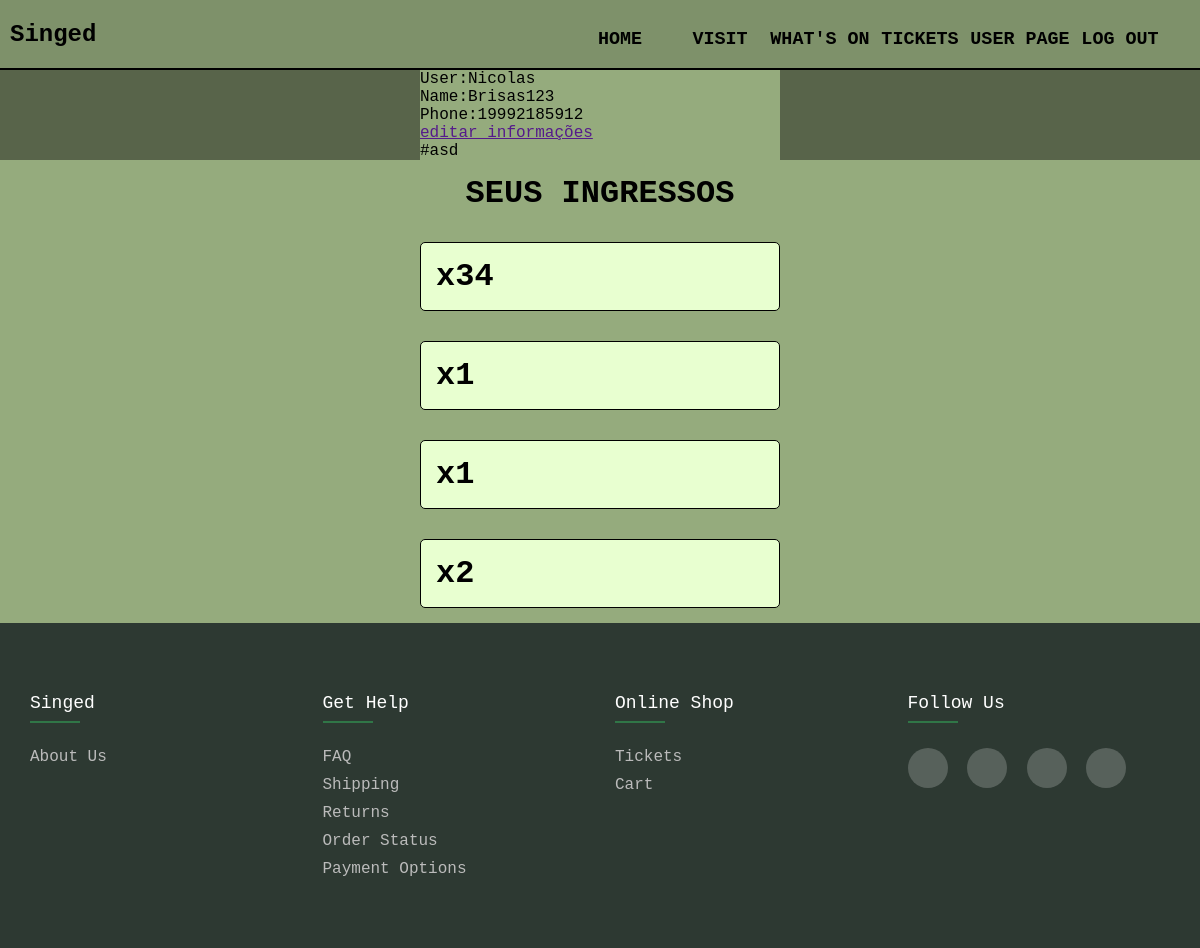
Page /views/userPage.php (signed in) on the committed database.
### tables this page shows
CREATE TABLE `users` (
  `id` int(11) NOT NULL,
  `user` varchar(200) NOT NULL,
  `name` varchar(200) NOT NULL,
  `email` varchar(200) NOT NULL,
  `phone` varchar(200) NOT NULL,
  `pass` varchar(200) NOT NULL,
  `admin` bit(1) NOT NULL
);

CREATE TABLE `tickets` (
  `id` int(11) NOT NULL,
  `price` decimal(7,2) NOT NULL,
  `event_id` int(11) DEFAULT NULL,
  `date_added` datetime NOT NULL DEFAULT current_timestamp(),
  `user_id` int(11) DEFAULT NULL,
  `amount` int(11) NOT NULL
);

### models/lib/Database.php (called while the page is built, shortened)
<?php
class Database
{
    public Object $conn;
    public function setConnection() : bool
    {
        try
        {
            $this->conn = new PDO('mysql:host=localhost;dbname=pjt','root','');
                if($this->conn)
                    return true;
                else
                    return false;
        }catch(PDOException $err)
        {
            echo $err->getMessage();
            return false;
        }
    }
    public function select($table,$rows = "*",$where = null)
    {
        $query = "SELECT ";
        if($rows != "*")
        {
            $count = count($rows);
            foreach($rows as $index => $r)
            {
                $query.=$r;
                if($index !== $count-1)
                    $query.=",";
            }
        }
        else
        {
            $query.=$rows;
        }
        $query.= " FROM ".$table;
        if($where != null)
        {
            $query.=" WHERE ".$where[0]." ".$where[1]." :value ;" ;
        }
        try {
        $stmt = $this->conn->prepare($query);
        if($where !=null){
            if(gettype($where[2]) == 'integer')
                $stmt->bindParam(':value',$where[2],PDO::PARAM_INT);
        }
            if($stmt->execute()){
                $res = $stmt->fetchAll(PDO::FETCH_ASSOC);
                return $res;
            }
            else
            {
                return [];
            }
        } catch (PDOException $e) {
           echo $e->getMessage();
        }
    }
}

### controllers/UserController.php (called while the page is built, shortened)
<?php
include_once '../models/User.php';
class UserController
{
    private User $userModel;
    public function __construct()
    {
        $this->userModel = new User();
    }
    public function findUserById(int $id) : array
    {
        return $this->userModel->findUserById($id);
    }
}

### models/User.php (called while the page is built, shortened)
<?php
include_once '../models/lib/Database.php';
class User
{
    private $db;
    public function __construct()
    {
        $this->db = new Database();
    }
    public function findUserById(int $id)
    {
        $res = $this->db->select("users",'*',['id','=',$id]);
        if($res != [])
        {
            return $res[0];
        }else
        {
            return false;
        }
    }
}

### controllers/TicketController.php (called while the page is built, shortened)
<?php
require_once '../models/Ticket.php';
class TicketController
{
    private Ticket $ticketModel;
    public function __construct()
    {
        $this->ticketModel = new Ticket();
    }
    public function getUserTickets($user_id)
    {
        return $this->ticketModel->getTicketsByUserId($user_id);
    }
}

### models/Ticket.php (called while the page is built, shortened)
<?php
require_once '../models/lib/Database.php';
class Ticket
{
    private Database $db;
    public function __construct()
    {
        $this->db = new Database();
    }
    public function getTicketsByUserId($user_id)
    {
        try {
            $stmt = $this->db->conn->prepare('SELECT * FROM tickets WHERE user_id=?');
            $stmt->execute([$user_id]);
            $tickets = $stmt->fetchAll(PDO::FETCH_ASSOC);
            return $tickets;
        } catch (PDOException $e) {
        }
    }
}

### views/userPage.php (the view, shortened to what this page needs)
<?php
include_once("inc/header_inc.php");
?>
<?php
$userId = $_SESSION['id'];
$user = $userController->findUserById($userId);
$tickets = $ticketController->getUserTickets($userId);
?>
    <div class="top-content">
        <div class="user">
            <div class="user-card">
                <p>
                    User:<?=$user['user'];?>
                </p>
                <p>
                    Name:<?=$user['name'];?>
                </p>
                <p>
                    Phone:<?=$user['phone'];?>
                </p>
                <p>
                    <a href="">editar informações</a>
                </p>#asd
            </div>
        </div>
    </div>
    <div class="middle-content">
        <div class='user-tickets'>
            <h1>SEUS INGRESSOS</h1>
            <?php
                foreach($tickets as $ticket):
            ?>
                <div class="user-ticket">
                    <h1>x<?=$ticket['amount'];?></h1>
                </div>
            <?php
                endforeach;
            ?>
        </div>
    </div>
<?php
        include './inc/footer_inc.php';
?>

### views/static/style/style.css (style rules this page uses)
* { margin:0; padding: 0; box-sizing: border-box; font-family: andale mono,monospace; }
.top-content { display: flex; flex: 1; #asd width: 100%; overflow: hidden; }
.middle-content { flex: 1; display: flex; width: 100%; height: 100%; }
.user { background-color: #58644a; display: flex; flex:1; flex-direction: column; }
.user-card { background-color:#95AB7D; width: 30vw; margin: auto auto; }
.user-tickets { display: flex; flex-direction: column; margin: 0 auto; }
.user-tickets>h1 { text-align: center; margin: 15px; }
.user-ticket { margin: 15px 0; border: solid black thin; padding: 15px; background-color: #e8ffd0; border-radius: 5px; width: 30vw; }

### rows in the picture
users: user "Nicolas", name "Brisas123", phone "19992185912"
tickets: amount "34"
tickets: amount "1"
tickets: amount "1"
tickets: amount "2"
